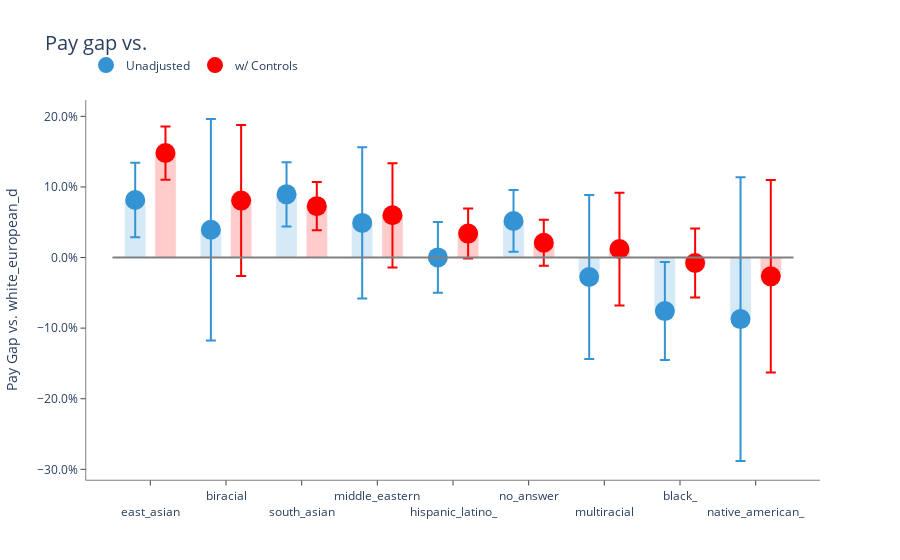

The notebook cell this image was saved under:
### Code cell
test, est = output_graph(data_2019, controls, True, "Ethnicity", "race", "Pay gap vs. ")

### Figure 1 — Plotly figure (JSON) as saved in the notebook; plotly's stock layout.template omitted (floating-point values rounded to 4 significant figures)
{"data": [{"marker": {"color": "#3493d3"}, "name": "Unadjusted", "opacity": 0.2, "showlegend": false, "type": "bar", "width": 0.28, "x": [1, 2, 3, 4, 5, 6, 7, 8, 9], "y": [0.08151, 0.03942, 0.08951, 0.04909, 0.0002142, 0.05182, -0.02763, -0.07584, -0.08718]}, {"marker": {"color": "red"}, "name": "w/ Controls", "opacity": 0.2, "showlegend": false, "type": "bar", "width": 0.28, "x": [1, 2, 3, 4, 5, 6, 7, 8, 9], "y": [0.148, 0.08068, 0.07275, 0.05987, 0.03392, 0.02092, 0.01207, -0.007809, -0.02666]}, {"error_y": {"array": [0.05259, 0.1568, 0.04555, 0.1073, 0.05021, 0.04373, 0.1161, 0.06937, 0.201], "thickness": 2, "type": "data", "visible": true, "width": 5}, "hovertemplate": "%{text}", "marker": {"color": "#3493d3", "size": 20}, "mode": "markers", "name": "Unadjusted", "text": ["east_asian: 8.2% ± 5.3%", "biracial: 3.9% ± 15.7%", "south_asian: 9.0% ± 4.6%", "middle_eastern: 4.9% ± 10.7%", "hispanic_latino_: 0.0% ± 5.0%", "no_answer: 5.2% ± 4.4%", "multiracial: -2.8% ± 11.6%", "black_: -7.6% ± 6.9%", "native_american_: -8.7% ± 20.1%"], "type": "scatter", "x": [0.8, 1.8, 2.8, 3.8, 4.8, 5.8, 6.8, 7.8, 8.8], "y": [0.08151, 0.03942, 0.08951, 0.04909, 0.0002142, 0.05182, -0.02763, -0.07584, -0.08718]}, {"error_y": {"array": [0.03771, 0.1069, 0.03426, 0.07382, 0.0354, 0.03271, 0.07986, 0.04882, 0.1363], "thickness": 2, "type": "data", "visible": true, "width": 5}, "hovertemplate": "%{text}", "marker": {"color": "red", "size": 20}, "mode": "markers", "name": "w/ Controls", "text": ["east_asian: 14.8% ± 3.8%", "biracial: 8.1% ± 10.7%", "south_asian: 7.3% ± 3.4%", "middle_eastern: 6.0% ± 7.4%", "hispanic_latino_: 3.4% ± 3.5%", "no_answer: 2.1% ± 3.3%", "multiracial: 1.2% ± 8.0%", "black_: -0.8% ± 4.9%", "native_american_: -2.7% ± 13.6%"], "type": "scatter", "x": [1.2, 2.2, 3.2, 4.2, 5.2, 6.2, 7.2, 8.2, 9.2], "y": [0.148, 0.08068, 0.07275, 0.05987, 0.03392, 0.02092, 0.01207, -0.007809, -0.02666]}], "layout": {"bargroupgap": 0.1, "barmode": "group", "legend": {"orientation": "h", "x": 0, "y": 1.13}, "plot_bgcolor": "white", "shapes": [{"line": {"color": "grey", "width": 2}, "type": "line", "x0": 0.5, "x1": 9.5, "y0": 0, "y1": 0}], "title": {"font": {"size": 20}, "text": "Pay gap vs. "}, "width": 900, "xaxis": {"linecolor": "black", "linewidth": 0.5, "showline": true, "tickangle": 0, "tickmode": "array", "ticks": "outside", "ticktext": ["<br>east_asian", "biracial", "<br>south_asian", "middle_eastern", "<br>hispanic_latino_", "no_answer", "<br>multiracial", "black_", "<br>native_american_"], "tickvals": [1, 2, 3, 4, 5, 6, 7, 8, 9]}, "yaxis": {"linecolor": "black", "linewidth": 0.5, "showline": true, "tickformat": ".1%", "ticks": "outside", "title": {"text": "Pay Gap vs. white_european_d"}}}}
